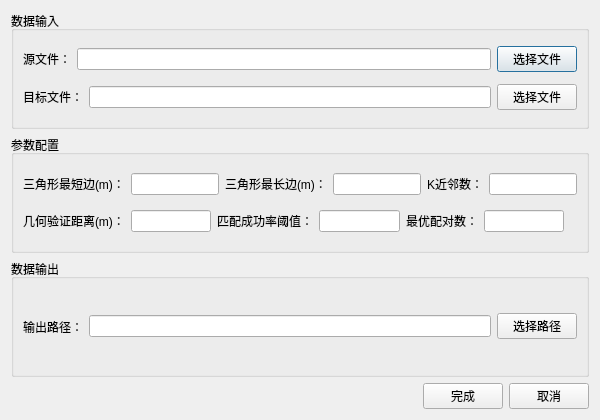
<?xml version="1.0" encoding="UTF-8"?>
<ui version="4.0">
 <class>PositionRegistration</class>
 <widget class="QDialog" name="PositionRegistration">
  <property name="geometry">
   <rect>
    <x>0</x>
    <y>0</y>
    <width>600</width>
    <height>420</height>
   </rect>
  </property>
  <property name="windowTitle">
   <string>位置配准</string>
  </property>
  <layout class="QVBoxLayout" name="verticalLayout">
   <item>
    <widget class="QGroupBox" name="groupBox">
     <property name="title">
      <string>数据输入</string>
     </property>
     <layout class="QVBoxLayout" name="verticalLayout_2">
      <item>
       <layout class="QHBoxLayout" name="horizontalLayout_2">
        <item>
         <widget class="QLabel" name="label">
          <property name="text">
           <string>源文件：</string>
          </property>
         </widget>
        </item>
        <item>
         <widget class="QLineEdit" name="_inputFileOfSource"/>
        </item>
        <item>
         <widget class="QPushButton" name="_selectInputFileOfSource">
          <property name="text">
           <string>选择文件</string>
          </property>
         </widget>
        </item>
       </layout>
      </item>
      <item>
       <layout class="QHBoxLayout" name="horizontalLayout_3">
        <item>
         <widget class="QLabel" name="label_2">
          <property name="text">
           <string>目标文件：</string>
          </property>
         </widget>
        </item>
        <item>
         <widget class="QLineEdit" name="_inputFileOfTarget"/>
        </item>
        <item>
         <widget class="QPushButton" name="_selectInputFileOfTarget">
          <property name="text">
           <string>选择文件</string>
          </property>
         </widget>
        </item>
       </layout>
      </item>
     </layout>
    </widget>
   </item>
   <item>
    <widget class="QGroupBox" name="groupBox_2">
     <property name="title">
      <string>参数配置</string>
     </property>
     <layout class="QVBoxLayout" name="verticalLayout_3">
      <item>
       <layout class="QHBoxLayout" name="horizontalLayout_params1">
        <item>
         <widget class="QLabel" name="label_minLen">
          <property name="text">
           <string>三角形最短边(m)：</string>
          </property>
         </widget>
        </item>
        <item>
         <widget class="QLineEdit" name="_descriptorMinLen"/>
        </item>
        <item>
         <widget class="QLabel" name="label_maxLen">
          <property name="text">
           <string>三角形最长边(m)：</string>
          </property>
         </widget>
        </item>
        <item>
         <widget class="QLineEdit" name="_descriptorMaxLen"/>
        </item>
        <item>
         <widget class="QLabel" name="label_nearNum">
          <property name="text">
           <string>K近邻数：</string>
          </property>
         </widget>
        </item>
        <item>
         <widget class="QLineEdit" name="_descriptorNearNum"/>
        </item>
       </layout>
      </item>
      <item>
       <layout class="QHBoxLayout" name="horizontalLayout_params2">
        <item>
         <widget class="QLabel" name="label_disGeo">
          <property name="text">
           <string>几何验证距离(m)：</string>
          </property>
         </widget>
        </item>
        <item>
         <widget class="QLineEdit" name="_disGeoVerify"/>
        </item>
        <item>
         <widget class="QLabel" name="label_icpTh">
          <property name="text">
           <string>匹配成功率阈值：</string>
          </property>
         </widget>
        </item>
        <item>
         <widget class="QLineEdit" name="_icpThreshold"/>
        </item>
        <item>
         <widget class="QLabel" name="label_bestPairs">
          <property name="text">
           <string>最优配对数：</string>
          </property>
         </widget>
        </item>
        <item>
         <widget class="QLineEdit" name="_bestPairsCount"/>
        </item>
        <item>
         <spacer name="horizontalSpacer_params2">
          <property name="orientation">
           <enum>Qt::Horizontal</enum>
          </property>
          <property name="sizeHint" stdset="0">
           <size>
            <width>40</width>
            <height>20</height>
           </size>
          </property>
         </spacer>
        </item>
       </layout>
      </item>
     </layout>
    </widget>
   </item>
   <item>
    <widget class="QGroupBox" name="groupBox_3">
     <property name="title">
      <string>数据输出</string>
     </property>
     <layout class="QHBoxLayout" name="horizontalLayout_5">
      <item>
       <layout class="QHBoxLayout" name="horizontalLayout">
        <item>
         <widget class="QLabel" name="label_4">
          <property name="text">
           <string>输出路径：</string>
          </property>
         </widget>
        </item>
        <item>
         <widget class="QLineEdit" name="_outputFileOfDir"/>
        </item>
        <item>
         <widget class="QPushButton" name="_selectOutputDir">
          <property name="text">
           <string>选择路径</string>
          </property>
         </widget>
        </item>
       </layout>
      </item>
     </layout>
    </widget>
   </item>
   <item>
    <layout class="QHBoxLayout" name="horizontalLayout_6">
     <item>
      <spacer name="horizontalSpacer">
       <property name="orientation">
        <enum>Qt::Horizontal</enum>
       </property>
       <property name="sizeHint" stdset="0">
        <size>
         <width>40</width>
         <height>20</height>
        </size>
       </property>
      </spacer>
     </item>
     <item>
      <widget class="QPushButton" name="_action_OK">
       <property name="text">
        <string>完成</string>
       </property>
      </widget>
     </item>
     <item>
      <widget class="QPushButton" name="_action_cancel">
       <property name="text">
        <string>取消</string>
       </property>
      </widget>
     </item>
    </layout>
   </item>
  </layout>
 </widget>
 <resources/>
 <connections/>
</ui>
